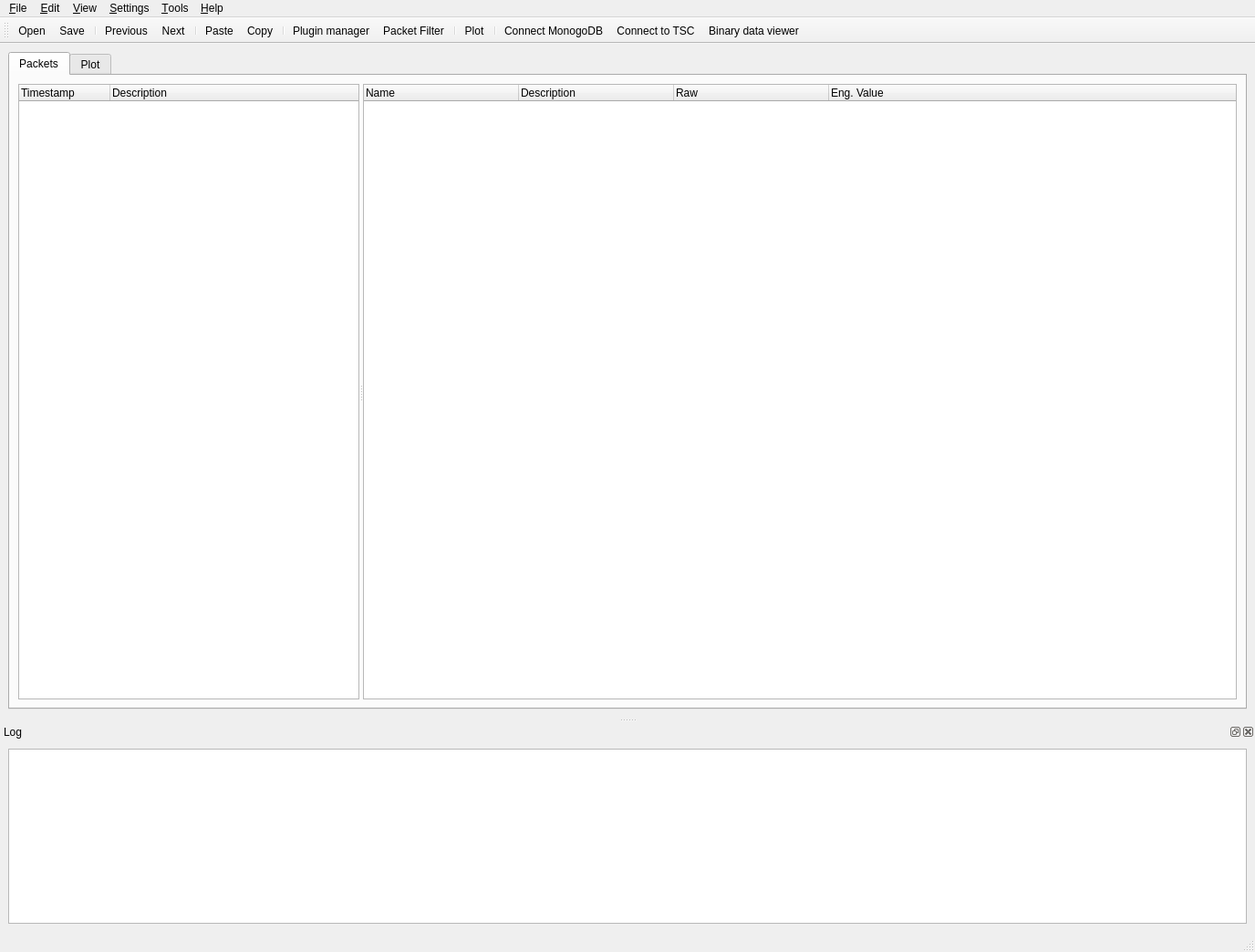
<?xml version="1.0" encoding="UTF-8"?>
<ui version="4.0">
 <class>MainWindow</class>
 <widget class="QMainWindow" name="MainWindow">
  <property name="windowModality">
   <enum>Qt::WindowModal</enum>
  </property>
  <property name="geometry">
   <rect>
    <x>0</x>
    <y>0</y>
    <width>1376</width>
    <height>1044</height>
   </rect>
  </property>
  <property name="maximumSize">
   <size>
    <width>323232</width>
    <height>323232</height>
   </size>
  </property>
  <property name="windowTitle">
   <string>STIX data parser and viewer</string>
  </property>
  <property name="windowIcon">
   <iconset resource="../resources/mainwindow_rc5.qrc">
    <normaloff>:/Icons/images/app.svg</normaloff>:/Icons/images/app.svg</iconset>
  </property>
  <widget class="QWidget" name="centralwidget">
   <layout class="QHBoxLayout" name="horizontalLayout">
    <item>
     <widget class="QTabWidget" name="tabWidget">
      <property name="baseSize">
       <size>
        <width>0</width>
        <height>0</height>
       </size>
      </property>
      <property name="currentIndex">
       <number>0</number>
      </property>
      <widget class="QWidget" name="packetTab">
       <property name="sizePolicy">
        <sizepolicy hsizetype="Expanding" vsizetype="Expanding">
         <horstretch>0</horstretch>
         <verstretch>0</verstretch>
        </sizepolicy>
       </property>
       <attribute name="title">
        <string>Packets</string>
       </attribute>
       <layout class="QHBoxLayout" name="horizontalLayout_2">
        <item>
         <widget class="QSplitter" name="splitter_3">
          <property name="orientation">
           <enum>Qt::Horizontal</enum>
          </property>
          <widget class="QSplitter" name="splitter_2">
           <property name="orientation">
            <enum>Qt::Horizontal</enum>
           </property>
           <widget class="QTreeWidget" name="packetTreeWidget">
            <property name="minimumSize">
             <size>
              <width>0</width>
              <height>0</height>
             </size>
            </property>
            <property name="maximumSize">
             <size>
              <width>1000000</width>
              <height>16777215</height>
             </size>
            </property>
            <property name="sizeAdjustPolicy">
             <enum>QAbstractScrollArea::AdjustToContents</enum>
            </property>
            <property name="wordWrap">
             <bool>false</bool>
            </property>
            <column>
             <property name="text">
              <string notr="true">Timestamp</string>
             </property>
            </column>
            <column>
             <property name="text">
              <string>Description</string>
             </property>
            </column>
           </widget>
          </widget>
          <widget class="QSplitter" name="splitter">
           <property name="orientation">
            <enum>Qt::Vertical</enum>
           </property>
           <widget class="QTreeWidget" name="paramTreeWidget">
            <property name="autoExpandDelay">
             <number>-1</number>
            </property>
            <property name="uniformRowHeights">
             <bool>true</bool>
            </property>
            <attribute name="headerCascadingSectionResizes">
             <bool>false</bool>
            </attribute>
            <attribute name="headerDefaultSectionSize">
             <number>170</number>
            </attribute>
            <attribute name="headerHighlightSections">
             <bool>true</bool>
            </attribute>
            <column>
             <property name="text">
              <string notr="true">Name</string>
             </property>
            </column>
            <column>
             <property name="text">
              <string>Description</string>
             </property>
            </column>
            <column>
             <property name="text">
              <string>Raw</string>
             </property>
            </column>
            <column>
             <property name="text">
              <string>Eng. Value</string>
             </property>
            </column>
           </widget>
          </widget>
         </widget>
        </item>
       </layout>
      </widget>
      <widget class="QWidget" name="plotTab">
       <property name="sizePolicy">
        <sizepolicy hsizetype="Expanding" vsizetype="Expanding">
         <horstretch>0</horstretch>
         <verstretch>0</verstretch>
        </sizepolicy>
       </property>
       <property name="toolTip">
        <string>plot parameters
</string>
       </property>
       <attribute name="title">
        <string>Plot</string>
       </attribute>
       <layout class="QVBoxLayout" name="verticalLayout">
        <item>
         <layout class="QGridLayout" name="gridLayout">
          <item row="0" column="1">
           <widget class="QComboBox" name="xaxisComboBox">
            <item>
             <property name="text">
              <string>Parameter repeat # as X</string>
             </property>
            </item>
            <item>
             <property name="text">
              <string>Timestamp - T0 as X</string>
             </property>
            </item>
            <item>
             <property name="text">
              <string>Histogram</string>
             </property>
            </item>
           </widget>
          </item>
          <item row="0" column="2">
           <widget class="QLabel" name="label">
            <property name="text">
             <string>Data source:</string>
            </property>
           </widget>
          </item>
          <item row="0" column="4">
           <widget class="QLabel" name="label_2">
            <property name="text">
             <string>In</string>
            </property>
           </widget>
          </item>
          <item row="0" column="9">
           <widget class="QLineEdit" name="styleEdit">
            <property name="maximumSize">
             <size>
              <width>40</width>
              <height>16777215</height>
             </size>
            </property>
            <property name="text">
             <string>-</string>
            </property>
           </widget>
          </item>
          <item row="0" column="10">
           <spacer name="horizontalSpacer">
            <property name="orientation">
             <enum>Qt::Horizontal</enum>
            </property>
            <property name="sizeHint" stdset="0">
             <size>
              <width>25</width>
              <height>17</height>
             </size>
            </property>
           </spacer>
          </item>
          <item row="0" column="0">
           <widget class="QLabel" name="label_4">
            <property name="text">
             <string>Type:</string>
            </property>
           </widget>
          </item>
          <item row="0" column="3">
           <widget class="QLineEdit" name="paramNameEdit">
            <property name="maximumSize">
             <size>
              <width>150</width>
              <height>16777215</height>
             </size>
            </property>
           </widget>
          </item>
          <item row="0" column="5">
           <widget class="QComboBox" name="comboBox">
            <property name="minimumSize">
             <size>
              <width>120</width>
              <height>0</height>
             </size>
            </property>
            <property name="maximumSize">
             <size>
              <width>150</width>
              <height>16777215</height>
             </size>
            </property>
            <property name="modelColumn">
             <number>0</number>
            </property>
            <item>
             <property name="text">
              <string>the same packet</string>
             </property>
            </item>
            <item>
             <property name="text">
              <string>all loaded packets</string>
             </property>
            </item>
           </widget>
          </item>
          <item row="0" column="6">
           <widget class="QLabel" name="descLabel">
            <property name="minimumSize">
             <size>
              <width>0</width>
              <height>0</height>
             </size>
            </property>
            <property name="maximumSize">
             <size>
              <width>0</width>
              <height>16777215</height>
             </size>
            </property>
            <property name="text">
             <string/>
            </property>
           </widget>
          </item>
          <item row="0" column="8">
           <widget class="QLabel" name="label_3">
            <property name="text">
             <string>Curve Style:</string>
            </property>
           </widget>
          </item>
          <item row="0" column="11">
           <widget class="QPushButton" name="plotButton">
            <property name="maximumSize">
             <size>
              <width>100</width>
              <height>16777215</height>
             </size>
            </property>
            <property name="text">
             <string>Plot</string>
            </property>
           </widget>
          </item>
          <item row="0" column="12">
           <widget class="QPushButton" name="savePlotButton">
            <property name="maximumSize">
             <size>
              <width>100</width>
              <height>16777215</height>
             </size>
            </property>
            <property name="text">
             <string>Save</string>
            </property>
           </widget>
          </item>
          <item row="0" column="7">
           <widget class="QComboBox" name="dataTypeComboBox">
            <item>
             <property name="text">
              <string>Raw values</string>
             </property>
            </item>
            <item>
             <property name="text">
              <string>Engineering values</string>
             </property>
            </item>
           </widget>
          </item>
          <item row="0" column="13">
           <widget class="QPushButton" name="exportButton">
            <property name="text">
             <string>Export data</string>
            </property>
           </widget>
          </item>
         </layout>
        </item>
       </layout>
      </widget>
     </widget>
    </item>
   </layout>
  </widget>
  <widget class="QMenuBar" name="menubar">
   <property name="geometry">
    <rect>
     <x>0</x>
     <y>0</y>
     <width>1376</width>
     <height>22</height>
    </rect>
   </property>
   <widget class="QMenu" name="menu_File">
    <property name="title">
     <string>&amp;File</string>
    </property>
    <addaction name="actionOpen"/>
    <addaction name="actionSave"/>
    <addaction name="actionExit"/>
   </widget>
   <widget class="QMenu" name="menu_Help">
    <property name="title">
     <string>&amp;Help</string>
    </property>
    <addaction name="actionOnlineHelp"/>
    <addaction name="actionAbout"/>
   </widget>
   <widget class="QMenu" name="menuSetting">
    <property name="title">
     <string>&amp;Settings</string>
    </property>
    <addaction name="actionSetIDB"/>
   </widget>
   <widget class="QMenu" name="menu_Tools">
    <property name="title">
     <string>&amp;Tools</string>
    </property>
    <addaction name="actionPlot"/>
    <addaction name="actionLoadMongodb"/>
    <addaction name="actionConnectTSC"/>
    <addaction name="actionPacketFilter"/>
    <addaction name="actionPlugins"/>
    <addaction name="actionViewBinary"/>
   </widget>
   <widget class="QMenu" name="menuAction">
    <property name="title">
     <string>&amp;View</string>
    </property>
    <addaction name="actionPrevious"/>
    <addaction name="actionNext"/>
    <addaction name="actionLog"/>
   </widget>
   <widget class="QMenu" name="menuEdit">
    <property name="title">
     <string>&amp;Edit</string>
    </property>
    <addaction name="actionPaste"/>
    <addaction name="actionCopy"/>
   </widget>
   <addaction name="menu_File"/>
   <addaction name="menuEdit"/>
   <addaction name="menuAction"/>
   <addaction name="menuSetting"/>
   <addaction name="menu_Tools"/>
   <addaction name="menu_Help"/>
  </widget>
  <widget class="QStatusBar" name="statusbar"/>
  <widget class="QToolBar" name="toolBar">
   <property name="windowTitle">
    <string>toolBar</string>
   </property>
   <attribute name="toolBarArea">
    <enum>TopToolBarArea</enum>
   </attribute>
   <attribute name="toolBarBreak">
    <bool>false</bool>
   </attribute>
   <addaction name="actionOpen"/>
   <addaction name="actionSave"/>
   <addaction name="separator"/>
   <addaction name="actionPrevious"/>
   <addaction name="actionNext"/>
   <addaction name="separator"/>
   <addaction name="actionPaste"/>
   <addaction name="actionCopy"/>
   <addaction name="separator"/>
   <addaction name="actionPlugins"/>
   <addaction name="actionPacketFilter"/>
   <addaction name="separator"/>
   <addaction name="actionPlot"/>
   <addaction name="separator"/>
   <addaction name="actionLoadMongodb"/>
   <addaction name="actionConnectTSC"/>
   <addaction name="actionViewBinary"/>
  </widget>
  <widget class="QDockWidget" name="dockWidget">
   <property name="windowTitle">
    <string>Log</string>
   </property>
   <attribute name="dockWidgetArea">
    <number>8</number>
   </attribute>
   <widget class="QWidget" name="dockWidgetContents_2">
    <layout class="QHBoxLayout" name="horizontalLayout_3">
     <item>
      <widget class="QListWidget" name="statusListWidget"/>
     </item>
    </layout>
   </widget>
  </widget>
  <action name="actionOpen">
   <property name="text">
    <string>&amp;Open</string>
   </property>
  </action>
  <action name="actionExit">
   <property name="text">
    <string>&amp;Exit</string>
   </property>
  </action>
  <action name="actionAbout">
   <property name="text">
    <string>About</string>
   </property>
  </action>
  <action name="actionPrevious">
   <property name="text">
    <string>Previous</string>
   </property>
   <property name="menuRole">
    <enum>QAction::AboutQtRole</enum>
   </property>
  </action>
  <action name="actionNext">
   <property name="text">
    <string>Next</string>
   </property>
  </action>
  <action name="actionSetIDB">
   <property name="text">
    <string>Set &amp;IDB</string>
   </property>
  </action>
  <action name="actionSave">
   <property name="text">
    <string>Sa&amp;ve</string>
   </property>
  </action>
  <action name="actionLog">
   <property name="text">
    <string>Show Log</string>
   </property>
  </action>
  <action name="actionPlot">
   <property name="icon">
    <iconset resource="../resources/mainwindow_rc5.qrc">
     <normaloff>:/Icons/images/graph.svg</normaloff>:/Icons/images/graph.svg</iconset>
   </property>
   <property name="text">
    <string>&amp;Plot</string>
   </property>
  </action>
  <action name="actionPaste">
   <property name="icon">
    <iconset resource="../resources/mainwindow_rc5.qrc">
     <normaloff>:/Icons/images/paste.svg</normaloff>:/Icons/images/paste.svg</iconset>
   </property>
   <property name="text">
    <string>P&amp;aste</string>
   </property>
   <property name="toolTip">
    <string>Read raw data from the clipboard</string>
   </property>
  </action>
  <action name="actionLoadMongodb">
   <property name="icon">
    <iconset resource="../resources/mainwindow_rc5.qrc">
     <normaloff>:/Icons/images/mongodb.svg</normaloff>:/Icons/images/mongodb.svg</iconset>
   </property>
   <property name="text">
    <string>Connect MonogoDB</string>
   </property>
  </action>
  <action name="actionCopy">
   <property name="icon">
    <iconset resource="../resources/mainwindow_rc5.qrc">
     <normaloff>:/Icons/images/copy.svg</normaloff>:/Icons/images/copy.svg</iconset>
   </property>
   <property name="text">
    <string>&amp;Copy</string>
   </property>
  </action>
  <action name="actionConnectTSC">
   <property name="icon">
    <iconset resource="../resources/mainwindow_rc5.qrc">
     <normaloff>:/Icons/images/link.svg</normaloff>:/Icons/images/link.svg</iconset>
   </property>
   <property name="text">
    <string>Connect to TSC</string>
   </property>
  </action>
  <action name="actionPacketFilter">
   <property name="icon">
    <iconset resource="../resources/mainwindow_rc5.qrc">
     <normaloff>:/Icons/images/filter.svg</normaloff>:/Icons/images/filter.svg</iconset>
   </property>
   <property name="text">
    <string>Packet Filter</string>
   </property>
  </action>
  <action name="actionPlugins">
   <property name="icon">
    <iconset resource="../resources/mainwindow_rc5.qrc">
     <normaloff>:/Icons/images/plugin.svg</normaloff>:/Icons/images/plugin.svg</iconset>
   </property>
   <property name="text">
    <string>Plugin manager</string>
   </property>
  </action>
  <action name="actionOnlineHelp">
   <property name="text">
    <string>Online help</string>
   </property>
  </action>
  <action name="actionViewBinary">
   <property name="icon">
    <iconset resource="../resources/mainwindow_rc5.qrc">
     <normaloff>:/Icons/images/binary.svg</normaloff>:/Icons/images/binary.svg</iconset>
   </property>
   <property name="text">
    <string>Packet binary data</string>
   </property>
   <property name="iconText">
    <string>Binary data viewer</string>
   </property>
   <property name="toolTip">
    <string>Binary data viewer</string>
   </property>
  </action>
 </widget>
 <resources>
  <include location="../resources/mainwindow_rc5.qrc"/>
 </resources>
 <connections/>
</ui>
